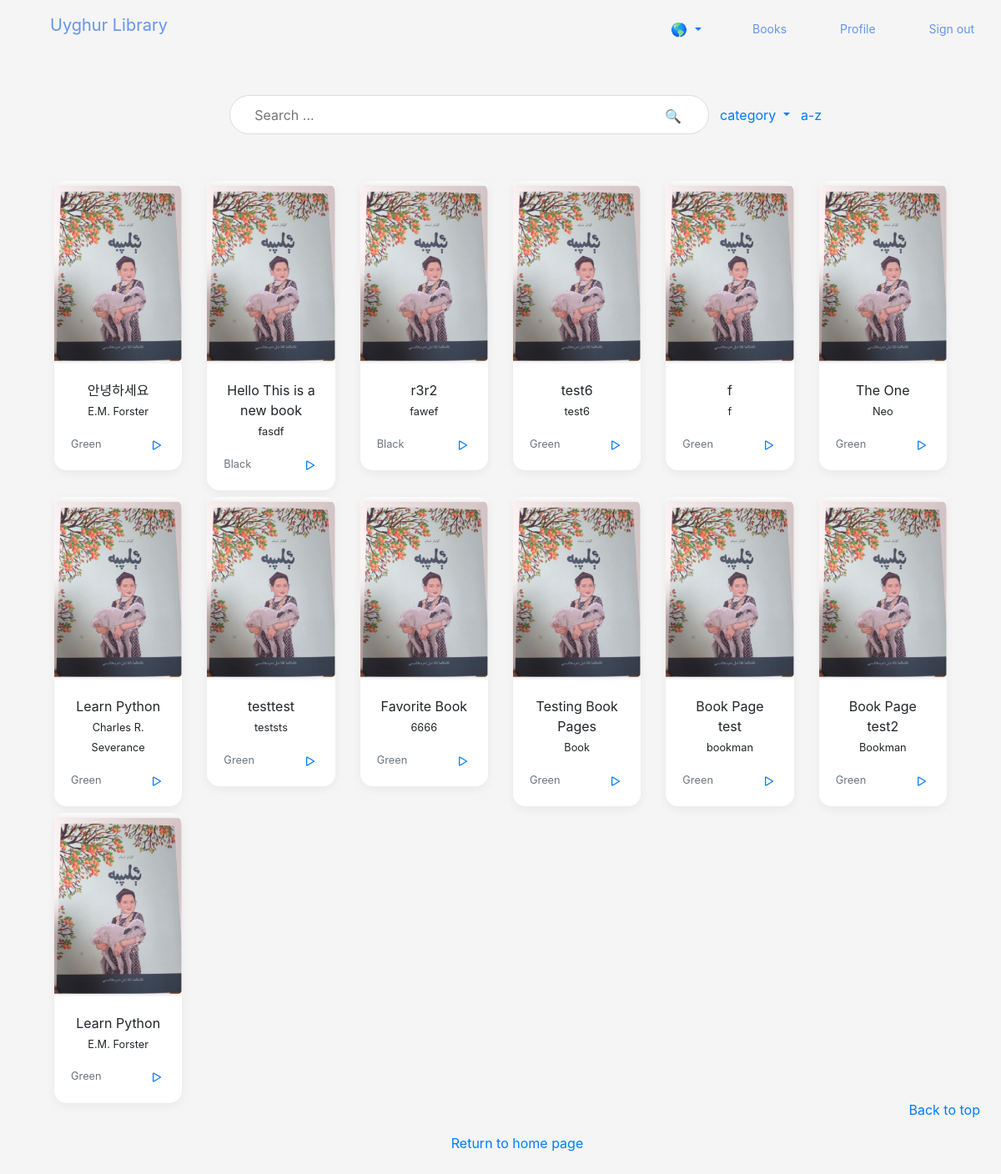
/books/ (signed in), run on the app's committed database.
### library/models.py (models this page shows, shortened)
class Book(models.Model):
    ISBN = models.CharField(max_length=100, default='')
    title = models.CharField(max_length=100)
    author = models.CharField(max_length=100)
    pdf = models.FileField(upload_to='books/pdfs/')
    cover = models.ImageField(upload_to='books/covers/', default='books/covers/default.png',blank=True)
    category = models.ForeignKey('Category',on_delete=models.PROTECT,default=1)
    publishedYear=models.CharField(max_length=100, default='',blank=True)
    publisher = models.CharField(max_length=100, default='',blank=True)
    pages=models.CharField(max_length=100, default='')
    summary = models.TextField(max_length=250,blank=True)
    favorite = models.ManyToManyField(User,related_name='favorite', blank=True)

class Category(models.Model):
    name = models.CharField(max_length=100)
    def __str__(self):
        return self.name

### library/views.py (the view)
# urls.py: path('books/', views.book_list, name='book_list'),
def book_list(request):
    category = request.GET.get('category')
    if category == None:
        books = Book.objects.all()
    else:
        books = Book.objects.filter(category__name=category)
    categories = Category.objects.all()
    return render(request, 'library/book_list.html', {
        'books': books,
        'categories':categories,
    })

### library/templates/library/book_list.html (shortened to what this page needs)
{% extends 'library/base.html' %}
{% load i18n %}
{% block content %}
<header>
  <div class="navbar">
    <div class="container">
      <form action="{% url 'search' %}" method="get">
        <div class="bar">
          <input name="q" class="searchbar" type="text" title="Search" placeholder="Search ...">
          <button type="submit" class="btn btn-link nounderline">🔍</button>
        </div>
      </form>
      <div class="dropdown">
        <button class="btn btn-link nounderline dropdown-toggle" type="button" id="dropdownMenu2" data-toggle="dropdown" aria-haspopup="true" aria-expanded="false">
          {% translate "category" %}
        </button>
      </div>
      <form action="{% url 'book_list' %}" method="get">
        <a href="{% url 'book_list' %}">{% translate "a-z" %}</a>
        </form>
    </div>
  </div>
</header>
<main role="main">
  <div class="album py-5">
    <div class="container">
      <div class="row">
        {% for book in books %}
        <div class="col-md-2">
          <div class="card mb-2 box-shadow">
            <img class="card-img-top" src="{{ book.cover.url }}" alt="book cover">
            <div class="card-body book">
              <p class="card-text">{{ book.title }}<br><small>{{ book.author }}</small></p>
              <div class="d-flex justify-content-between align-items-center">
                <div class="btn-group">
                  <small class="text-muted">{{ book.category }}</small>
                </div>
                <a title="Read" class="nounderline" href="{% url 'book_info' book.ISBN %}">
                  <i class="bi bi-play">
                    <svg xmlns="http://www.w3.org/2000/svg" width="20" height="20" fill="currentColor" class="bi bi-play" viewBox="0 0 16 16">
                      <path d="M10.804 8 5 4.633v6.734L10.804 8zm.792-.696a.802.802 0 0 1 0 1.392l-6.363 3.692C4.713 12.69 4 12.345 4 11.692V4.308c0-.653.713-.998 1.233-.696l6.363 3.692z"/>
                    </svg>
                    </i>
                </a>
              </div>
            </div>
          </div>
        </div>
        {% endfor %}
      </div>
    </div>
  </div>
</main>
<footer class="text-muted">
  <div class="container">
    <p class="float-right">
      <a href="#">{% translate "Back to top" %}</a>
    </p>
    <br>
    <p></p><a class="nounderline" href="{% url 'library-home' %}">{% translate "Return to home page" %}</a></p>
  </div>
</footer>
{% endblock %}

### library/static/css/app.css (style rules this page uses)
html, body { margin: 0; width: 100vw; height: 97vh; background-color: #f6f5f5; }
.bar { margin:0 auto; width:350px; border-radius:30px; border:1px solid #dcdcdc; }
.searchbar { height:45px; border:none; width:200px; font-size:16px; outline: none; }
.nounderline { text-decoration: none!important; }
footer { position: absolute; bottom: 0px; width: 100%; }

### library/templates/library/book_list.html (style rules this page uses)
:root { --jumbotron-padding-y: 3rem; }
.box-shadow { box-shadow: 0 .25rem .75rem rgba(0, 0, 0, .05); }
.nounderline { text-decoration: none !important; }
.card { border: none; border-bottom-right-radius: 15px; border-bottom-left-radius: 15px; background-color: #f6f5f5; }
.card-body.book { background-color: white; border-bottom-right-radius: 15px; border-bottom-left-radius: 15px; }
.card-img-top { border-top-right-radius: 15px; border-top-left-radius: 15px; }
.bar { margin:0 auto; width:575px; border-radius:30px; border:1px solid #dcdcdc; background-color: white; }
.searchbar { height:45px; border:none; width:484px; font-size:16px; outline: none; padding-left: 10px; }
.navbar > .container { margin-left: 60px; justify-content: center; }

### data on the page
Book: cover (placeholder picture), title "안녕하세요", author "E.M. Forster", category "Green"
Book: cover (placeholder picture), title "Hello This is a new book", author "fasdf", category "Black"
Book: cover (placeholder picture), title "r3r2", author "fawef", category "Black"
Book: cover (placeholder picture), title "test6", author "test6", category "Green"
Book: cover (placeholder picture), title "f", author "f", category "Green"
Book: cover (placeholder picture), title "The One", author "Neo", category "Green"
Book: cover (placeholder picture), title "Learn Python", author "Charles R. Severance", category "Green"
Book: cover (placeholder picture), title "testtest", author "teststs", category "Green"
Book: cover (placeholder picture), title "Favorite Book", author "6666", category "Green"
Book: cover (placeholder picture), title "Testing Book Pages", author "Book", category "Green"
Book: cover (placeholder picture), title "Book Page test", author "bookman", category "Green"
Book: cover (placeholder picture), title "Book Page test2", author "Bookman", category "Green"
Book: cover (placeholder picture), title "Learn Python", author "E.M. Forster", category "Green"
